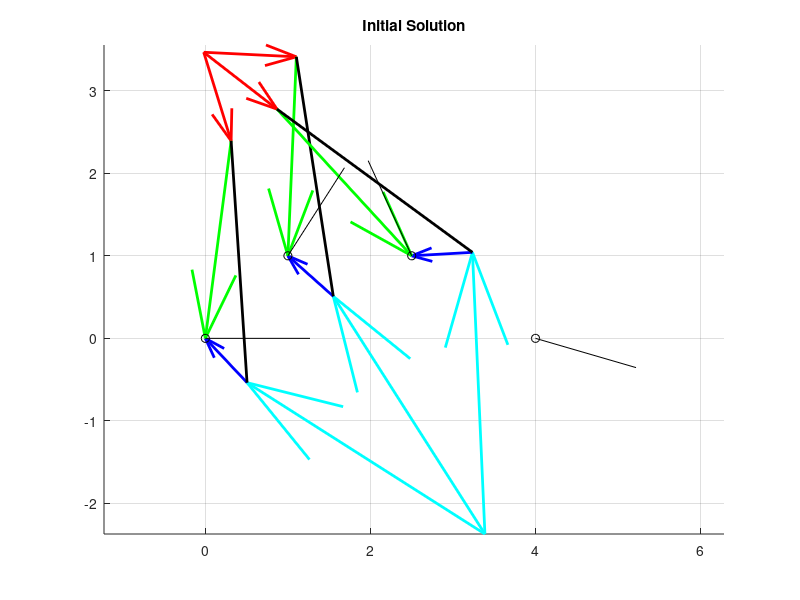

MATLAB code for this plot: (Note: this script raises an error after producing the figure.)
%%  Genetic Algorithm
clear; close; 
dtor = (pi / 180); %Degree-to-radian conversion factor
rtod = (180 / pi); %Radian-to-degree conversion factor

%% Problem Definition

% % X-Y coordinates of Prescribed Positions
pps(1) = 0 + 0.0*1i;   % PP 1 coords
pps(2) =  1 + 1i;  % PP 2 coords 
pps(3) =  2.5 + 1i;   % PP 3 coords 
pps(4) = 4 + 0*1i;   % PP 4 coords 
betaD1(1) = 0;
betaD2(1) = 0;

betaD1(2) = -25*dtor; %Initial choice for Beta 2, converted to radians
betaD1(3) = -55*dtor;

betaD2(2) = 70*dtor; %Second dyad choice of Beta 2, converted to radians
betaD2(3) = 35*dtor;

alpha(1) = 0;
alpha(2) = 5*dtor;
alpha(3) = 50*dtor;% Alpha values are shared by both dyads

% Displacement vector calculation if using PPs
delta(2) = pps(2) - pps(1); % PP displacement from PP1 to PP2
delta(3) = pps(3) - pps(1); % PP displacement from PP1 to PP3
delta(4) = pps(4) - pps(1); % PP displacement from PP1 to PP2

%% Genetic/Evolutionary Algorithm Parameters
populationSize = 50;
numGenerations = 50;
mutationRate = 0.05;
fitscore = 0;
generations = zeros(numGenerations,12);

%% Synthesize Initial Solution
A=[exp(1i*betaD1(2))-1 exp(1i*alpha(2))-1;
   exp(1i*betaD1(3))-1 exp(1i*alpha(3))-1];

deltavect=[delta(2);
           delta(3)];

Sol_Dyad1=A\deltavect;
W1D1=Sol_Dyad1(1);
Z1D1=Sol_Dyad1(2);
OAD1=pps(1)-Z1D1-W1D1;
%% Second Dyad
A=[exp(1i*betaD2(2))-1 exp(1i*alpha(2))-1;
   exp(1i*betaD2(3))-1 exp(1i*alpha(3))-1];

deltavect=[delta(2);
           delta(3)];

Sol_Dyad1=A\deltavect;
W1D2=Sol_Dyad1(1);
Z1D2=Sol_Dyad1(2);
OAD2=pps(1)-Z1D2-W1D2;

generations(1,:) = [W1D1, Z1D1, OAD1, betaD1(2), betaD1(3), W1D2, Z1D2, OAD2, betaD2(2), betaD2(3), fitscore, 1]; %Dyad 1 data, Dyad 2 data, fitness score, generation number


text = sprintf('Initial Dyads');
figure('Position', [10 50 800 600], 'Name', text,'NumberTitle', 'off'); 
hold on;
axis equal;
grid on;
title('Initial Solution');
h=axis;
scale=(h(2)-h(1));

for j = 1: 3
  
     %Plot WA
     quiver(real(OAD1),imag(OAD1),real(W1D1*(exp(betaD1(j)*1i))),   imag(W1D1 *(exp(betaD1(j)*1i))),1, 'Color', 'c','LineWidth',2);
     %Plot ZA
     quiver(real(OAD1+W1D1*(exp(betaD1(j)*1i))), imag(OAD1+W1D1*(exp(betaD1(j)*1i))),real(Z1D1*(exp(alpha(j)*1i))),  imag(Z1D1*(exp(alpha(j)*1i))),1, 'Color', 'b','LineWidth',2);    

    
     %Plot WA
     quiver(real(OAD2),imag(OAD2),real(W1D2*(exp(betaD2(j)*1i))),   imag(W1D2 *(exp(betaD2(j)*1i))),1, 'Color', 'r','LineWidth',2);
     %Plot ZA
     quiver(real(OAD2+W1D2*(exp(betaD2(j)*1i))), imag(OAD2+W1D2*(exp(betaD2(j)*1i))),real(Z1D2*(exp(alpha(j)*1i))),  imag(Z1D2*(exp(alpha(j)*1i))),1, 'Color', 'g','LineWidth',2);   

     plot([real(OAD2+W1D2*(exp(betaD2(j)*1i))), real(OAD1+W1D1*(exp(betaD1(j)*1i)))],[imag(OAD2+W1D2*(exp(betaD2(j)*1i))),imag(OAD1+W1D1*(exp(betaD1(j)*1i)))],'k','LineWidth',2);
% 
end
quiver(real(pps(1)),imag(pps(1)),1,0,scale,'ok');
quiver(real(pps(1))+real(delta(2)),imag(pps(1))+imag(delta(2)),real(exp(gamma(2)*1i)),imag(exp(gamma(2)*1i)),scale,'ok'); 
quiver(real(pps(1))+real(delta(3)),imag(pps(1))+imag(delta(3)),real(exp(gamma(3)*1i)),imag(exp(gamma(3)*1i)),scale,'ok');
quiver(real(pps(1))+real(delta(4)),imag(pps(1))+imag(delta(4)),real(exp(gamma(4)*1i)),imag(exp(gamma(4)*1i)),scale,'ok');

axis equal;
hold off;

%% Run Calculations
% Initialization
population = initializePopulation(generations(1,:),populationSize, mutationRate, alpha, delta, pps);

for generation = 1:numGenerations
    % Evaluation
    fitness = evaluatePopulation(population);
    
    % Selection
    selectedParent = selection(fitness);

    % Replace population with new generation
    population = initializePopulation(selectedParent,populationSize, mutationRate, alpha, delta, pps);
    % Display best individual in current generation
%     [~, bestIndex] = max(fitness);
%     bestIndividual = population(bestIndex,:);
%     disp(['Generation ', num2str(generation), ', Best Fitness: ', num2str(fitness(bestIndex))]);
end
%% Plot Final Solution
%[W1D1, Z1D1, OAD1, betaD1(2), betaD1(3), W1D2, Z1D2, OAD2, betaD2(2), betaD2(3), fitscore, 1]; %Dyad 1 data, Dyad 2 data, fitness score, generation number

Fitscore = selectedParent(11)*rtod
W1D1 = selectedParent(1);
Z1D1 = selectedParent(2);
OAD1 = selectedParent(3);
betaD1(2) = selectedParent(4);
betaD1(3) = selectedParent(5);
W1D2 = selectedParent(6);
Z1D2 = selectedParent(7);
OAD2 = selectedParent(8);
betaD2(2) = selectedParent(9);
betaD2(3) = selectedParent(10);

text = sprintf('Solution Dyads');
figure('Position', [10 50 800 600], 'Name', text,'NumberTitle', 'off'); 
hold on;
axis equal;
grid on;
title('Solution Optimized for Transmission Angle');
h=axis;
scale=(h(2)-h(1))/10;

for j = 1: 3
  
     %Plot WA
     quiver(real(OAD1),imag(OAD1),real(W1D1*(exp(betaD1(j)*1i))),   imag(W1D1 *(exp(betaD1(j)*1i))),1, 'Color', 'c','LineWidth',2);
     %Plot ZA
     quiver(real(OAD1+W1D1*(exp(betaD1(j)*1i))), imag(OAD1+W1D1*(exp(betaD1(j)*1i))),real(Z1D1*(exp(alpha(j)*1i))),  imag(Z1D1*(exp(alpha(j)*1i))),1, 'Color', 'b','LineWidth',2);    

    
     %Plot WA
     quiver(real(OAD2),imag(OAD2),real(W1D2*(exp(betaD2(j)*1i))),   imag(W1D2 *(exp(betaD2(j)*1i))),1, 'Color', 'r','LineWidth',2);
     %Plot ZA
     quiver(real(OAD2+W1D2*(exp(betaD2(j)*1i))), imag(OAD2+W1D2*(exp(betaD2(j)*1i))),real(Z1D2*(exp(alpha(j)*1i))),  imag(Z1D2*(exp(alpha(j)*1i))),1, 'Color', 'g','LineWidth',2);   

     plot([real(OAD2+W1D2*(exp(betaD2(j)*1i))), real(OAD1+W1D1*(exp(betaD1(j)*1i)))],[imag(OAD2+W1D2*(exp(betaD2(j)*1i))),imag(OAD1+W1D1*(exp(betaD1(j)*1i)))],'k','LineWidth',2);
end
quiver(real(pps(1)),imag(pps(1)),1,0,scale,'ok');
quiver(real(pps(1))+real(delta(2)),imag(pps(1))+imag(delta(2)),real(exp(gamma(2)*1i)),imag(exp(gamma(2)*1i)),scale,'ok'); 
quiver(real(pps(1))+real(delta(3)),imag(pps(1))+imag(delta(3)),real(exp(gamma(3)*1i)),imag(exp(gamma(3)*1i)),scale,'ok');

axis equal;
hold off;



%% Functions Definitions




function population = initializePopulation(currentgen, populationSize, mutationRate, alpha, delta, pps)
    % Initialize population with random solutions
    %Define limits to mutation
    % Define mutations: 
    fitscore = 0;
    
    population = zeros(populationSize,12);
    for i = 1:1:populationSize
        
        if(rand(1,1)<mutationRate) %Check to mutate beta 2 of dyad 1
             betaD1(2) = currentgen(4)+(1+1)*rand(1,1) - 1;
        else
            betaD1(2) = currentgen(4);
        end
        if(rand(1,1)<mutationRate) %Check to mutate beta 3 of dyad 1
             betaD1(3) = currentgen(5)+(1+1)*rand(1,1) - 1;
        else
            betaD1(3) = currentgen(5);
        end
        if(rand(1,1)<mutationRate) %Check to mutate beta 2 of dyad 2
             betaD2(2) = currentgen(9)+(1+1)*rand(1,1) - 1;
        else
            betaD2(2) = currentgen(9);
        end
        if(rand(1,1)<mutationRate) %Check to mutate beta 3 of dyad 2
             betaD2(3) = currentgen(10)+(1+1)*rand(1,1) - 1;
        else
            betaD2(3) = currentgen(10);
        end
        
        A=[exp(1i*betaD1(2))-1 exp(1i*alpha(2))-1;
           exp(1i*betaD1(3))-1 exp(1i*alpha(3))-1];

        deltavect=[delta(2);
                   delta(3)];

        Sol_Dyad1=A\deltavect; %Calculate W and Z
        W1D1=Sol_Dyad1(1);
        Z1D1=Sol_Dyad1(2);
        OAD1=pps(1)-Z1D1-W1D1;

        A=[exp(1i*betaD2(2))-1 exp(1i*alpha(2))-1;
           exp(1i*betaD2(3))-1 exp(1i*alpha(3))-1];

        deltavect=[delta(2);
                   delta(3)];

        Sol_Dyad1=A\deltavect; %Calculate W and Z
        W1D2=Sol_Dyad1(1);
        Z1D2=Sol_Dyad1(2);
        OAD2=pps(1)-Z1D2-W1D2;
        population(i,:) = [W1D1, Z1D1, OAD1, betaD1(2), betaD1(3), W1D2, Z1D2, OAD2, betaD2(2), betaD2(3), fitscore, currentgen(12)];
    end 

end



function fitness = evaluatePopulation(population)
    % Evaluate fitness of each individual in the population
    
    for i = 1:1:length(population)
        L1 = abs(population(i,3) + population(i,1) + population(i,2) - population(i,7) - population(i,6));
        L2 = abs(population(i,1));
        L3 = abs(population(i,2) - population(i,7));
        L4 = abs(population(i,6));
        theta2 = angle(population(i,1));
        theta3 = angle(population(i,2)-population(i,7));
        transmission_ang = atan2(sqrt(1-(((L2^2 + L3^2 - L1^2 - L4^2) - 2*L2*L3*cos(theta2 - theta3))/(2*L2*L3)))^2, ((L2^2 + L3^2 - L1^2 - L4^2) - 2*L2*L3*cos(theta2 - theta3))/(2*L2*L3)); 
        population(i,11) = transmission_ang;
    end
    fitness = population;
end



function selectParent = selection(population)
    % Select parent based on fitness
    fitmax = [1,0];
    for i=1:1:length(population)    
        if(population(i,11)>fitmax(2))
            fitmax(1)=i;
            fitmax(2)=population(i,11);
        end
    end
    selectParent = population(fitmax(1),:);
    %score = population(fitmax(1),11)
end

% function offspring = crossover(selectedParents)
%     % Single-point crossover
%     crossoverPoint = randi([1, size(selectedParents, 2) - 1]);
%     offspring = [selectedParents(1,1:crossoverPoint), selectedParents(2,crossoverPoint+1:end);
%                  selectedParents(2,1:crossoverPoint), selectedParents(1,crossoverPoint+1:end)];
% end
% 
% function mutatedOffspring = mutation(offspring, mutationRate)
%     % Bit-wise mutation
%     mutationMask = rand(size(offspring)) < mutationRate;
%     mutatedOffspring = xor(offspring, mutationMask);
% end

